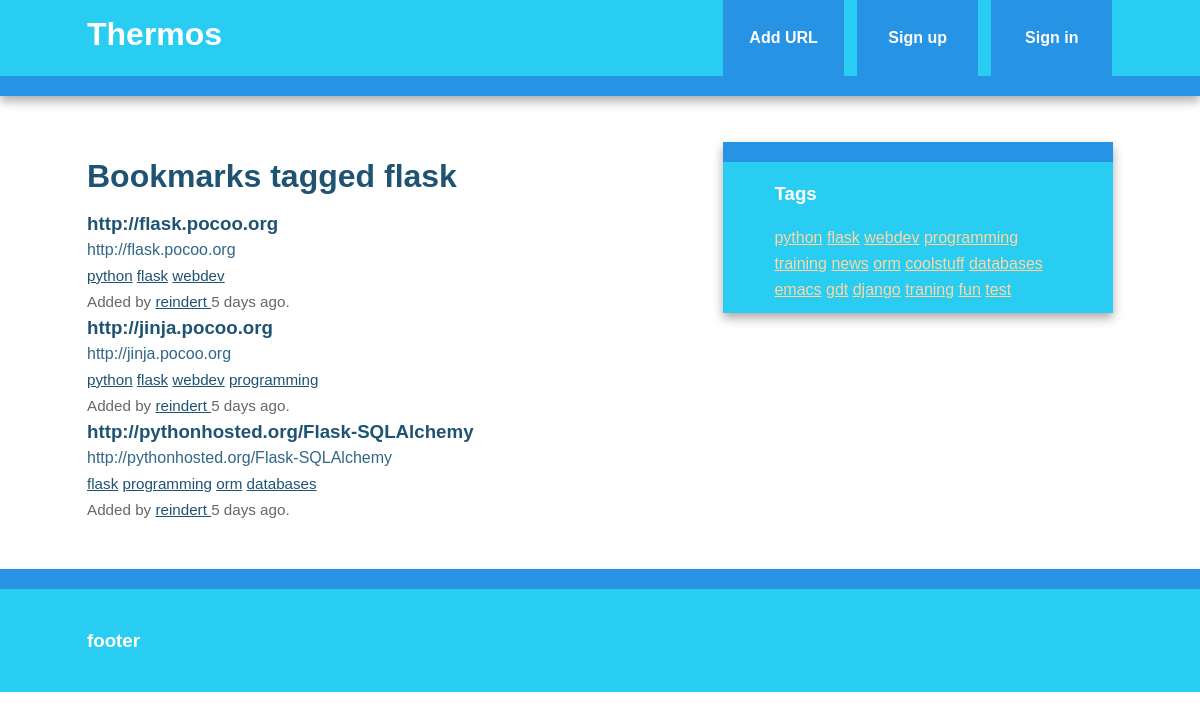
/bookmarks/tag/flask, run on the app's committed database.
### thermos/models.py (models this page shows, shortened)
class Tag(db.Model):
    id = db.Column(db.Integer, primary_key=True)
    name = db.Column(db.String(25), nullable=False, unique=True, index=True)
    @staticmethod
    def all():
        return Tag.query.all()
    def __repr__(self):
        return self.name

class Bookmark(db.Model):
    id = db.Column(db.Integer, primary_key=True)
    url = db.Column(db.Text, nullable=False)
    date = db.Column(db.DateTime, default = datetime.utcnow)
    description = db.Column(db.String(300))
    user_id = db.Column(db.Integer, db.ForeignKey('user.id'), nullable=False)
    _tags = db.relationship('Tag',secondary=tags, lazy='joined',
                            backref = db.backref('bookmarks', lazy='dynamic'))
    @property
    def tags(self):
        return ",".join([t.name for t in self._tags])
    @tags.setter
    def tags(self,string):
        if string:
            self._tags = [Tag.get_or_create(name) for name in string.split(',')]
        else:
            self._tags = []

class User(db.Model, UserMixin):
    id = db.Column(db.Integer, primary_key=True)
    username = db.Column(db.String(80),unique = True)
    email = db.Column(db.String(120),unique = True)
    bookmark = db.relationship('Bookmark', backref='user', lazy='dynamic')
    password_hash = db.Column(db.String)
    @property
    def password(self):
        raise AttributeError('password: write-only field')

### thermos/bookmarks/views.py (the view)
@bookmarks.route('/tag/<name>')
def tag(name):
    tag = Tag.query.filter_by(name=name).first_or_404()
    return render_template('tag.html',tag=tag)

### thermos/main/views.py (called while the page is built)
@main.app_context_processor
def inject_tags():
    return dict(all_tags = Tag.all)

### thermos/templates/tag.html (shortened to what this page needs)
{% extends 'base.html' %}
{% block content %}
    <article>
        <header>
            <h1> Bookmarks tagged {{ tag }}</h1>
            {% if tag.bookmarks.count() > 0 %}
                {% with bookmarks=tag.bookmarks %}
                    {% include "bookmark_list.html" %}
                {% endwith %}
            {% else %}
                ther ar no bookmarks with this tag.
            {% endif %}
        </header>
    </article>
{% endblock %}

### thermos/templates/base.html (shortened to what this page needs)
<!doctype html>
<html class="no-js" lang="">
<head>
    {% block styles %}
        <link rel="stylesheet" href="{{ url_for('static', filename='css/normalize.min.css') }}">
        <link rel="stylesheet" href="{{ url_for('static', filename='css/main.css') }}">
    {% endblock %}
</head>
<body>
    <div class="header-container">
        <header class="wrapper clearfix">
            <a href="{{ url_for('auth.index')}}">
                <h1 class="title">Thermos</h1>
            </a>
            <nav>
                <ul>
                    <li><a href="{{ url_for('bookmarks.add') }}">Add URL</a></li>
                    {% if current_user.is_authenticated %}
                        <li><a href="{{ url_for('auth.user', username=current_user.username) }}">
                            My Links
                        </a></li>
                        <li><a href="{{ url_for('auth.logout')}}">Sign out</a></li>
                    {% else %}
                        <li><a href="{{ url_for('auth.signup')}}">Sign up</a></li>
                        <li><a href="{{ url_for('auth.login')}}">Sign in</a></li>
                    {% endif %}
                </ul>
            </nav>
        </header>
    </div>
    <div class="main-container">
        <div class="main wrapper clearfix">
            {% block content %}
            {% endblock %}
            {% block sidebar %}
                <aside>
                    <h3>Tags</h3>
                    {% for t in all_tags() %}
                        <a href="{{ url_for('bookmarks.tag',name=t) }}">{{ t }}</a>
                    {% endfor %}
                </aside>
            {% endblock %}
        </div>
    </div>
    <div class="footer-container">
        <footer class="wrapper">
            <h3>footer</h3>
        </footer>
    </div>
</body>
</html>

### thermos/templates/bookmark_list.html
<ul class="bookmarks">
    {% for bookmark in bookmarks %}
        <li>
            {% include "bookmark.html" %}
        </li>
    {% endfor %}
</ul>

### thermos/templates/bookmark.html (shortened to what this page needs)
<div class="bookmark">
    <a href="{{bookmark.url}}" class="header">
        <h3 class="description">
            {{bookmark.url|truncate(50,killwords=True)}}
        </h3>
        <span class="url">
            {{bookmark.url|truncate(50,killwords=True)}}
        </span>
    </a>
    <div class="info">
        <span class="tags">
            {% if bookmark.tags %}
                {% for t in bookmark._tags %}
                    <a href="{{ url_for('bookmarks.tag',name=t) }}">{{ t }}</a>
                {% endfor %}
            {% else %}
                No tags.
            {% endif %}
        </span>
        <br>
        Added by <a href="{{ url_for('auth.user', username=bookmark.user.username)}}">
            {{ bookmark.user.username }}
        </a>
        {{ moment(bookmark.date).fromNow()}}.
    </div>
</div>

### thermos/static/css/main.css (style rules this page uses)
html { color: #222; font-size: 1em; line-height: 1.4; }
body { font: 16px/26px Helvetica, Helvetica Neue, Arial; }
.wrapper { width: 90%; margin: 0 5%; }
.header-container { border-bottom: 20px solid #2693E4; }
.footer-container, .main aside { border-top: 20px solid #2693E4; }
.header-container, .footer-container, .main aside { background: #28CDF1; }
.title { color: white; }
nav ul { margin: 0; padding: 0; list-style-type: none; }
nav a { display: block; margin-bottom: 10px; padding: 15px 0; text-align: center; text-decoration: none; font-weight: bold; color: white; background: #2693E4; }
.main { padding: 30px 0; }
.main article h1 { font-size: 2em; }
.main aside { color: white; padding: 0px 5% 10px; }
.footer-container footer { color: white; padding: 20px 0; }
a { color: #8F540D; }
h1 ,h2 ,h3 ,h4 ,h5 ,h6 { color: #1e5373 }
.main aside h3, footer h3 { color: white; }
a, a:visited { color: #1E5373; }
ul.bookmarks { list-style: none none; padding-left: 0; }
a.header { color: #326786; text-decoration: none; display: block; }
a.header h3 { margin: 0 0; }
div.info { font-size: .95em; color: #666666; }
aside a { color: #ffd6a3; }
h1, h2, h3, h4, h5, h6 { color: #1e5373; }
.main aside h3, footer h3, footer a, footer a:visited { color: white; }
@media only screen and (min-width: 480px) { nav a { float: left; width: 27%; margin: 0 1.7%; padding: 25px 2%; margin-bottom: 0; } }
@media only screen and (min-width: 480px) { nav li:first-child a { margin-left: 0; } }
@media only screen and (min-width: 480px) { nav li:last-child a { margin-right: 0; } }
@media only screen and (min-width: 480px) { nav ul li { display: inline; } }
@media only screen and (min-width: 768px) { .header-container, .main aside { -webkit-box-shadow: 0 5px 10px #aaa; -moz-box-shadow: 0 5px 10px #aaa; box-shadow: 0 5px 10px #aaa; } }
@media only screen and (min-width: 768px) { .title { float: left; } }
@media only screen and (min-width: 768px) { nav { float: right; width: 38%; } }
@media only screen and (min-width: 768px) { .main article { float: left; width: 57%; } }
@media only screen and (min-width: 768px) { .main aside { float: right; width: 28%; } }
@media only screen and (min-width: 1140px) { .wrapper { width: 1026px; margin: 0 auto; } }
.clearfix:before, .clearfix:after { content: " "; display: table; }
.clearfix:after { clear: both; }
.clearfix { *zoom: 1; }

### data on the page
Tag: name "flask"
Bookmark: url "http://flask.pocoo.org", user.username "reindert", date "5 days ago"
Tag: name "python"
Tag: name "webdev"
Bookmark: url "http://jinja.pocoo.org", user.username "reindert", date "5 days ago"
Tag: name "programming"
Bookmark: url "http://pythonhosted.org/Flask-SQLAlchemy", user.username "reindert", date "5 days ago"
Tag: name "orm"
Tag: name "databases"
Tag: name "training"
Tag: name "news"
Tag: name "coolstuff"
Tag: name "emacs"
Tag: name "gdt"
Tag: name "django"
Tag: name "traning"
Tag: name "fun"
Tag: name "test"
